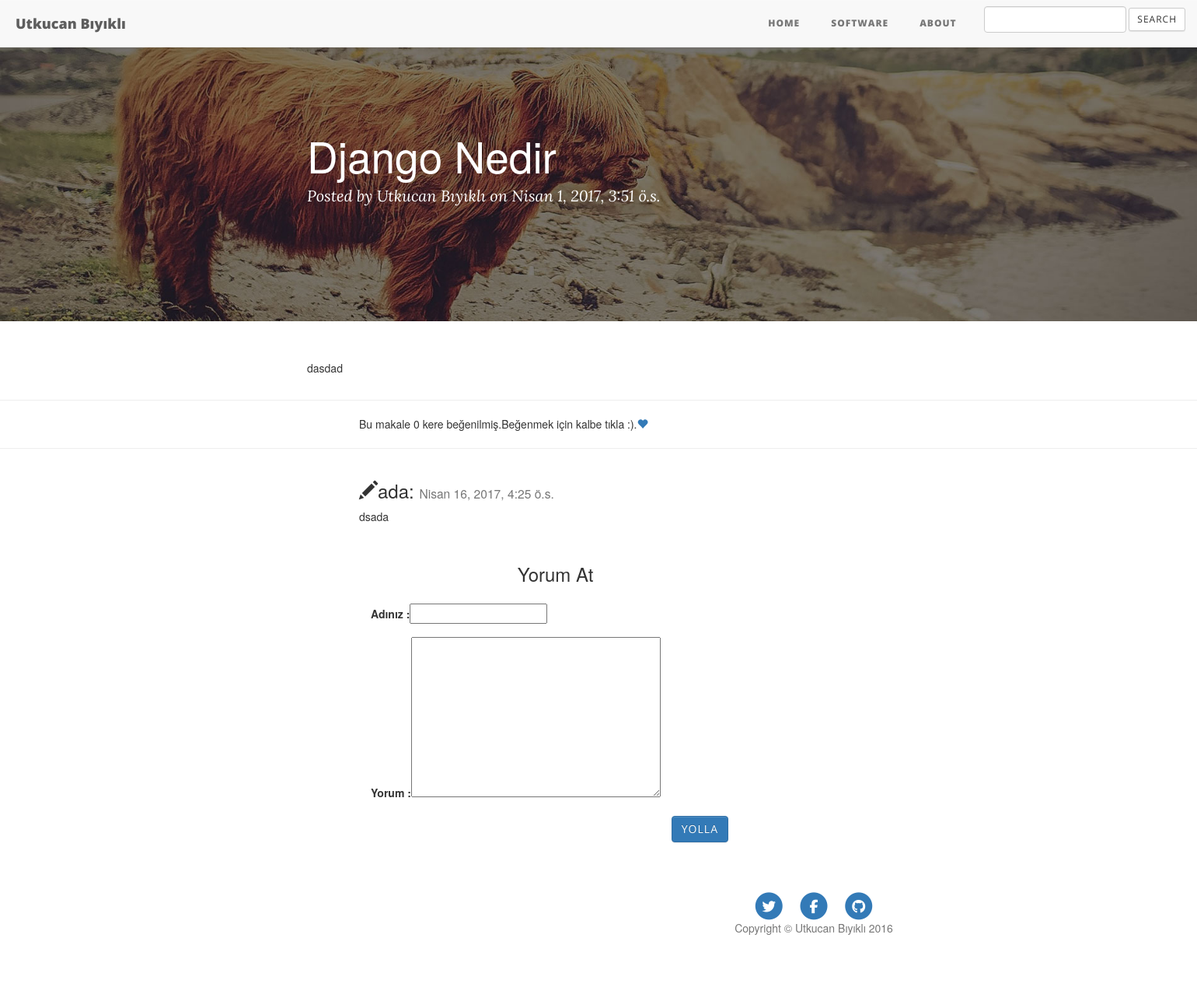
The page /18/ on the database as committed earlier.
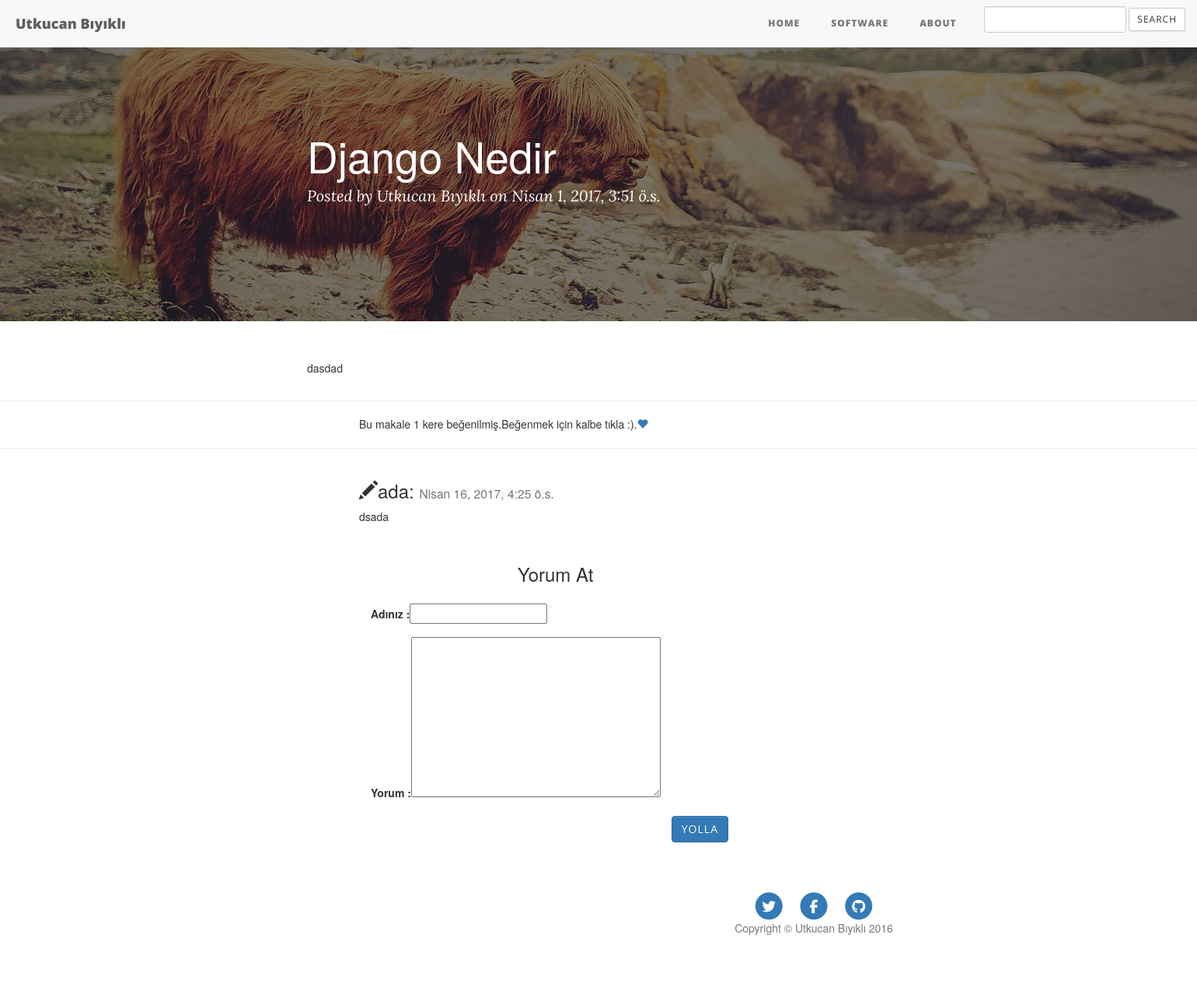
The same page on the database as committed later.
### Articles/models.py (models this page shows, shortened)
class Article(models.Model):
    title=models.CharField(max_length=25,unique=True)
    body=models.CharField(max_length=140,unique=True)
    content=models.TextField()
    like=models.IntegerField(default=0)
    genre=models.CharField(max_length=10)
    date=models.DateTimeField(auto_now_add=True)
    publish=models.BooleanField(default=False)
    class Meta:
        ordering=["-date"]

### Articles/views.py (the view)
# urls.py: url(r'^(?P<id>[0-9]+)/$', views.detail, name="detail"),
def detail(request, id):
    article = get_object_or_404(Article, id=id)
    comments=Comment.objects.filter(Q(article__title__startswith=article.title),Q(publish=True))
    if request.method == "POST":
        form = CommentForm(request.POST)
        if form.is_valid():
            ''' Begin reCAPTCHA validation '''
            recaptcha_response = request.POST.get('g-recaptcha-response')
            url = 'https://www.google.com/recaptcha/api/siteverify'
            values = {
                'secret': settings.GOOGLE_RECAPTCHA_SECRET_KEY,
                'response': recaptcha_response
            }
            data = urllib.urlencode(values)
            req = urllib2.Request(url, data)
            response = urllib2.urlopen(req)
            result = json.load(response)
            ''' End reCAPTCHA validation '''
            if result['success']:
                comment = form.save(commit=False)
                comment.article  = article
                comment.save()
                return redirect('articles:detail', id=article.id)
            else:
                error="Robot olmadigina emin misin ?"
                return render(request,"article/detail.html",{"article":article,"error":error,"form":form,"comments":comments})
    else:
        form = CommentForm()
    template="article/detail.html"
    return render(request, template, {'form': form,"article":article,"comments":comments})

### Articles/forms.py (shortened to what this page needs)
class CommentForm(forms.ModelForm):
    class Meta:
        model = Comment
        fields = ('name', 'comment')

### Articles/templates/article/detail.html (shortened to what this page needs)
{% extends 'article/base.html' %}
{% block body %}
  <header class="intro-header" style="background-image: url('../../static/Articles/img/contact-bg.jpg')">
        <div class="container">
            <div class="row">
                <div class="col-lg-8 col-lg-offset-2 col-md-10 col-md-offset-1">
                    <div class="post-heading">
                        <h1>{{article.title}}</h1>
                        <span class="meta">Posted by <a href="{% url 'articles:about' %}">Utkucan Bıyıklı</a> on {{article.date}}</span>
                    </div>
                </div>
            </div>
        </div>
</header>
        <div class="container">
            <div class="row">
                <div class="col-lg-8 col-lg-offset-2 col-md-10 col-md-offset-1">
                         {% autoescape on %}
<p class="content-markdown">{{article.content|safe}}</p>
                        {% endautoescape %}
                          </div>
            </div>
        </div>
<hr>
               <p style="margin-left:30%;">
                   Bu makale {{article.like}} kere beğenilmiş.Beğenmek için kalbe tıkla :).<a href="{% url 'articles:like' article.id%}"><span class="glyphicon glyphicon-heart"></span></a>
               </p>
<hr>
<div class="row" style="margin-left:30%;">
{% for comment in comments   %}
                    <h3><i class="glyphicon glyphicon-pencil"></i>{{comment.name}}:
                    <small>{{comment.date}}</small>
                </h3>
                <p>{{comment.comment}}</p>
    {% empty %}
    <p>Henüz bir yorum atılmamış.</p>
{% endfor %}
<div class="container">
<div class="col-md-5">
    <div class="form-area">
        <br style="clear:both">
                    <form class="form-horizontal" action="" method="post" enctype="multipart/form-data">{% csrf_token %}
<h3 style="margin-bottom: 25px; text-align: center;">Yorum At </h3>
    				<div class="form-group">
                        <label>Adınız :</label>{{form.name}}
					</div>
					<div class="form-group">
                        <label>Yorum :</label>{{form.comment}}
					</div>
                        <div class="form-group">
                            <div class="col-sm-offset-2 col-sm-10">
        <button type="button" id="submit" name="submit" class="btn btn-primary pull-right">Yolla</button>
                            </div>
                        </div>
                    </form>
        </div>
    </div>
</div>
    <footer>
        <div class="container">
            <div class="row">
                <div class="col-lg-8 col-lg-offset-2 col-md-10 col-md-offset-1">
                    <ul class="list-inline text-center">
                        <li>
                            <a href="https://www.twitter.com/utkucanbykl">
                                <span class="fa-stack fa-lg">
                                    <i class="fa fa-circle fa-stack-2x"></i>
                                    <i class="fa fa-twitter fa-stack-1x fa-inverse"></i>
                                </span>
                            </a>
                        </li>
                        <li>
                            <a href="https://www.facebook.com/utkucanbykl">
                                <span class="fa-stack fa-lg">
                                    <i class="fa fa-circle fa-stack-2x"></i>
                                    <i class="fa fa-facebook fa-stack-1x fa-inverse"></i>
                                </span>
                            </a>
                        </li>
                        <li>
                            <a href="https://www.github.com/utkucanbykl">
                                <span class="fa-stack fa-lg">
                                    <i class="fa fa-circle fa-stack-2x"></i>
                                    <i class="fa fa-github fa-stack-1x fa-inverse"></i>
                                </span>
                            </a>
                        </li>
                    </ul>
                    <p class="copyright text-muted">Copyright &copy; Utkucan Bıyıklı 2016</p>
                </div>
            </div>
        </div>
    </footer>
{% endblock %}

Rows that differ between the two databases and show on the page:
changed Article "Django Nedir": like "0" → "1"
